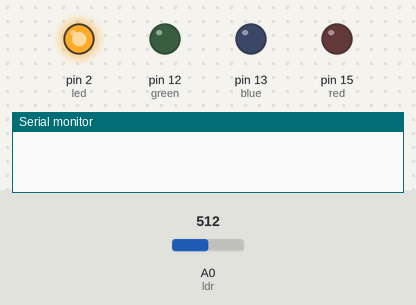
Bench run of a sketch on a simulated Arduino Uno, built with avr-gcc and run on an emulated ATmega328P. On the bench: output pins drawn as LEDs (lit = HIGH), the last lines printed to the serial monitor. The inputs (shaded band) are chosen by the test bench; at power-on: A0 (ldr) = 512.

Above: at 0.5 s.
At 2.5 s:
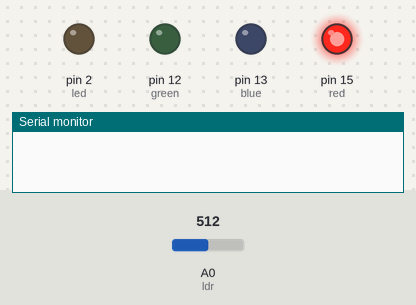
At 4.5 s:
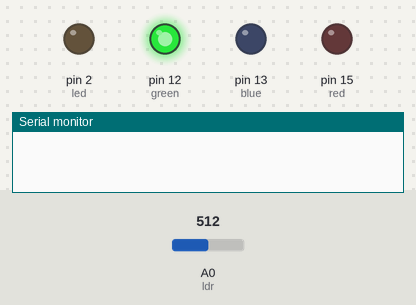
At 6.5 s:
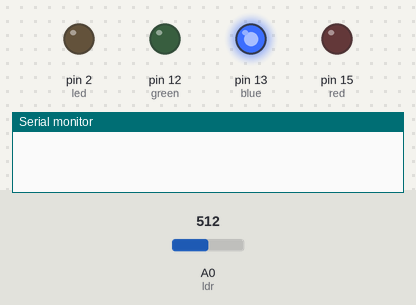
At 9.5 s:
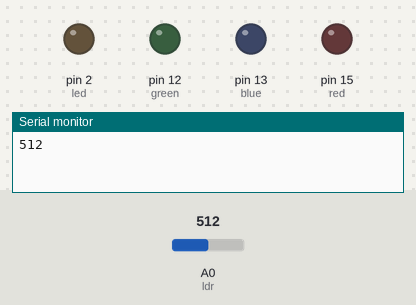
Timing chart, 0 to 10.4 s (numbered marks = the images above):
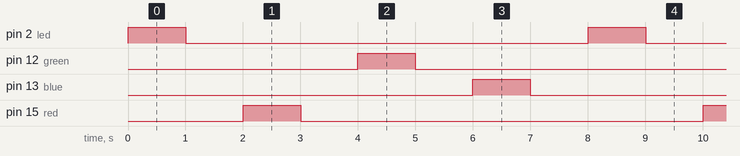

Measured:
- by itself, pin 2 (led), pin 12 (green), pin 13 (blue), pin 15 (red): alternates HIGH for 1.0 s and LOW for 7.0 s
- by itself, everything shown: repeats every 8.0 s, in 8 steps

The sketch:

To_test_all_IOs_on_ESP8266_Witty_Cloud_Development_Board.ino
```cpp
#define led 2
#define red 15
#define green 12
#define blue 13
#define ldr A0

void setup() {
  // put your setup code here, to run once:
  pinMode (led,OUTPUT);
  pinMode (red,OUTPUT);
  pinMode (green,OUTPUT);
  pinMode (blue,OUTPUT);

  Serial.begin(9600);
}

void loop() {
  // put your main code here, to run repeatedly:
  digitalWrite (led,HIGH);
  delay(1000);
  digitalWrite (led,LOW);
  delay(1000);
  digitalWrite (red,HIGH);
  delay(1000);
  digitalWrite (red,LOW);
  delay(1000);
  digitalWrite (green,HIGH);
  delay(1000);
  digitalWrite (green,LOW);
  delay(1000);
  digitalWrite (blue,HIGH);
  delay(1000);
  digitalWrite (blue,LOW);
  delay(1000);

  Serial.println(analogRead (ldr));
}
```
